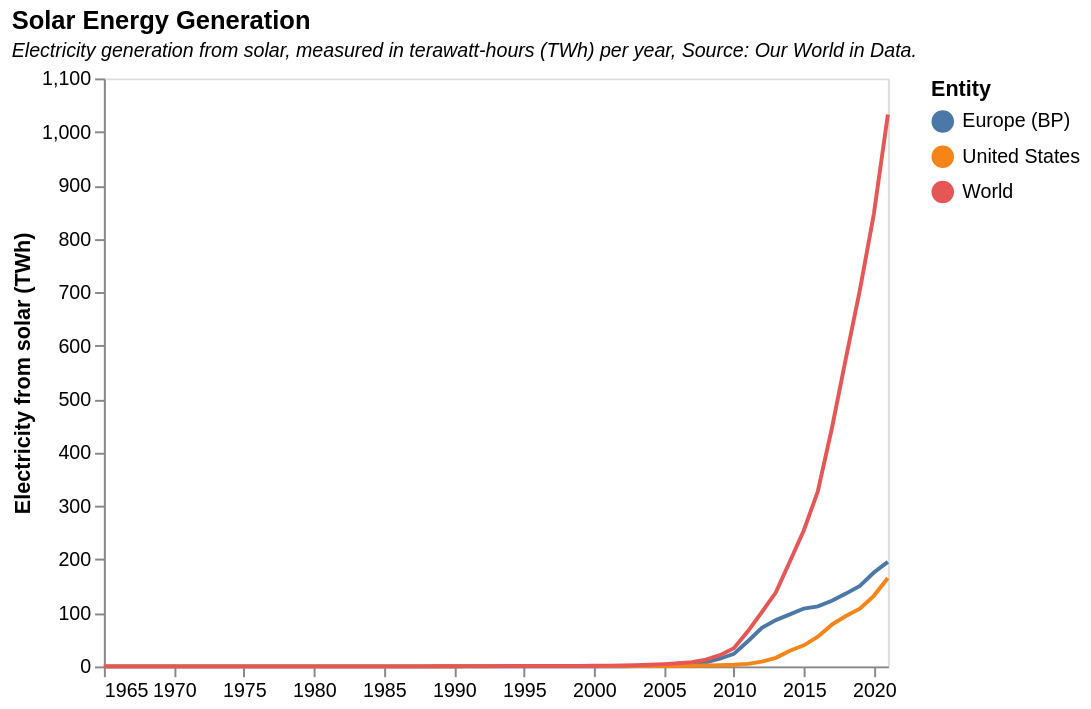

Write a Vega-Lite specification for this figure.
### Vega-Lite specification from a JSON file in a GitHub repository (floating-point values rounded to 4 significant figures; data arrays with more than 128 entries replaced by an {"elided": "..."} marker saying what was removed)
{"$schema": "https://vega.github.io/schema/vega-lite/v5.json", "title": {"text": "Solar Energy Generation", "subtitle": "Electricity generation from solar, measured in terawatt-hours (TWh) per year, Source: Our World in Data.", "subtitleFontSize": 10, "subtitleFontStyle": "italic", "anchor": "start"}, "data": {"values": {"elided": "171 records"}}, "width": 400, "height": 300, "layer": [{"encoding": {"x": {"field": "Year", "type": "temporal", "axis": {"grid": false, "title": null}}, "y": {"field": "Electricity from solar (TWh)", "type": "quantitative", "axis": {"grid": false}}, "color": {"field": "Entity", "type": "nominal"}}, "layer": [{"mark": "line"}, {"params": [{"name": "label", "select": {"type": "point", "encodings": ["x"], "nearest": true, "on": "mouseover"}}], "mark": "point", "encoding": {"opacity": {"condition": {"param": "label", "empty": false, "value": 1}, "value": 0}}}]}, {"transform": [{"filter": {"param": "label", "empty": false}}], "layer": [{"mark": {"type": "rule", "color": "gray"}, "encoding": {"x": {"type": "temporal", "field": "Year", "aggregate": "min"}}}, {"encoding": {"text": {"type": "quantitative", "field": "Electricity from solar (TWh)"}, "x": {"type": "temporal", "field": "Year"}, "y": {"type": "quantitative", "field": "Electricity from solar (TWh)"}}, "layer": [{"mark": {"type": "text", "stroke": "white", "strokeWidth": 2, "align": "left", "dx": 5, "dy": -5}}, {"mark": {"type": "text", "align": "left", "dx": 5, "dy": -5}, "encoding": {"color": {"type": "nominal", "field": "Entity"}}}]}]}]}
